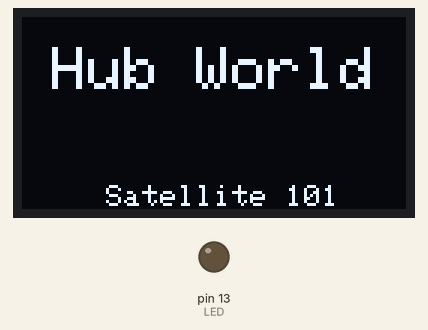
A sketch run on a simulated Arduino Uno, built with avr-gcc and run on an emulated ATmega328P. Shown: 128×64 one-colour display, output pins drawn as LEDs (lit = HIGH).

Above: at 0.1 s.
At 2.35 s:
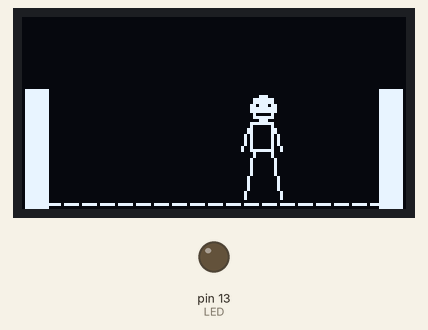

The sketch:

HubWorld_Satellite_101.ino
```cpp
// Hub World Satellite
// This one is 101 - change to suit

// Replies with full protocol to Hub
// Animates character walking in from Hub


#include <Wire.h>
#include <Adafruit_GFX.h>
#include <Adafruit_SSD1306.h>

#define SCREEN_WIDTH 128
#define SCREEN_HEIGHT 64

Adafruit_SSD1306 display(128,64,&Wire,-1);


int personx = 80;
int persony = 30;
int eye1;
int eye2;
int looper; // general looping function


const int LED = LED_BUILTIN;
const int SATELLITE_NUMBER = 101;

// Message reception
int messagePart = 0;
int receivedValues[4];

String incomingNumber = "";


void setup()
{
  display.begin(SSD1306_SWITCHCAPVCC,0x3C);

  pinMode(LED, OUTPUT);
  Serial.begin(115200);

  display.clearDisplay();

  display.setTextColor(SSD1306_WHITE);

  display.setTextSize(2);
  display.setCursor(10,10);
  display.print("Hub World");
  display.setTextSize(1);
  display.setCursor(28,56);
  display.print("Satellite 101");

  display.display();

  delay(2000);

  display.clearDisplay();
}


void loop()
{
    // ----  Start of basic screen
    display.setTextColor(SSD1306_WHITE);
    display.setTextSize(1);


    display.setCursor(2,56);
    for(int a = 2; a <= 129; a++) {display.print("_");}

    leftdoor();
    rightdoor();
    display.display();

    // --- End of basic screen

    // display character person
    personfront();
    eyes();
    mouth();
    display.display();


  // Check for incoming serial data
  while (Serial.available() > 0) {

    char incomingChar = Serial.read();

    // Newline means one number is complete
    if (incomingChar == '\n') {

      int value = incomingNumber.toInt();
      incomingNumber = "";

      // Waiting for the start marker
      if (messagePart == 0) {

        if (value == 999) {
          receivedValues[0] = value;
          messagePart = 1;
        }
      }

      // Receiving the remaining three fields
      else {

        receivedValues[messagePart] = value;
        messagePart++;

        // Four fields received
        if (messagePart == 4) {

          int satelliteNumber = receivedValues[1];
          int command = receivedValues[2];
          int specialCommand = receivedValues[3];

          // Is this message for me?
          if (satelliteNumber == SATELLITE_NUMBER)
          {
            // Send acknowledgement
            digitalWrite(LED, HIGH);

            Serial.println(888);
            Serial.println(satelliteNumber);
            Serial.println(command);
            Serial.println(specialCommand);

            digitalWrite(LED, LOW);

            // Animate from left side to middle

            // Move all of these demo functions to their own voids
            for (looper = 20; looper < 50; looper++)
               {
                //looper = looper +1; // double speed walk to the right
                personx = looper;
                personfront();
                eyes();
                mouth();
                display.display();
                delay(1);
               }

             // end of demo - print 'success' and stop
            display.setCursor(30,12);
            display.print("HELLO!");
            display.display();

            delay(2000);

            display.setTextColor(SSD1306_BLACK);
            display.setCursor(30,12);
            display.print("HELLO!");
            display.display();
            display.setTextColor(SSD1306_WHITE);

            while(SATELLITE_NUMBER == 101)
            {}
          }

          // Ready for the next message
          messagePart = 0;
        }
      }
    }

    // Ignore carriage return
    else if (incomingChar != '\r') {
      incomingNumber += incomingChar;
    }
  }

  // Other Hub World code runs here
}


// Person shapes
void personfront()
{
 display.fillRect(personx - 9, persony - 7, 19, 39, SSD1306_BLACK);// remove person
 display.fillCircle(personx, persony, 4, SSD1306_WHITE); //head
 display.drawLine(personx,persony+4, personx, persony+2, SSD1306_WHITE); // neck
 display.drawRect(personx-4, persony+5, 8, 10, SSD1306_WHITE); // body height
 display.drawLine(personx-5, persony+7, personx -7, persony +14, SSD1306_WHITE); //left arm
 display.drawLine(personx+4, persony+7, personx +6, persony +14, SSD1306_WHITE); //right arm
 display.drawLine(personx-3, persony+14, personx -6, persony +30, SSD1306_WHITE); //left leg
 display.drawLine(personx+3, persony+14, personx +6, persony +30, SSD1306_WHITE); //right leg
}

void eyes() // middle
{
 display.fillCircle(personx, persony, 4, SSD1306_WHITE); // head
 display.drawPixel(personx -2, persony -1, SSD1306_BLACK);
 display.drawPixel(personx +2, persony -1, SSD1306_BLACK);
 display.display();
}


void mouth() // straight across no emotion
{
 display.drawLine(personx -2, persony +2, personx +2, persony +2, SSD1306_BLACK);
 display.display();
}


void leftdoor()
{
 //display.drawLine(1, 24, 1, 61, SSD1306_WHITE);
 display.fillRect(1,24,8,50, SSD1306_WHITE);
}

void rightdoor()
{
 //display.drawLine(127, 24, 127, 61, SSD1306_WHITE);
 display.fillRect(119,24,8,50, SSD1306_WHITE);
}


void snooze()
{
  display.setCursor(2,60);
  display.drawLine(40, 50, 40, 63, SSD1306_WHITE); // left bedpost
  display.drawLine(80, 50, 80, 63, SSD1306_WHITE); // right bedpost
  display.drawLine(41, 58, 79, 58, SSD1306_WHITE); // bed middle
  display.fillCircle(48, 53, 4, SSD1306_WHITE); // character head
  display.drawLine(52,56, 75, 56, SSD1306_WHITE); // character body
  display.drawLine(76, 57, 76, 52, SSD1306_WHITE); // foot
  display.display();

}
```
